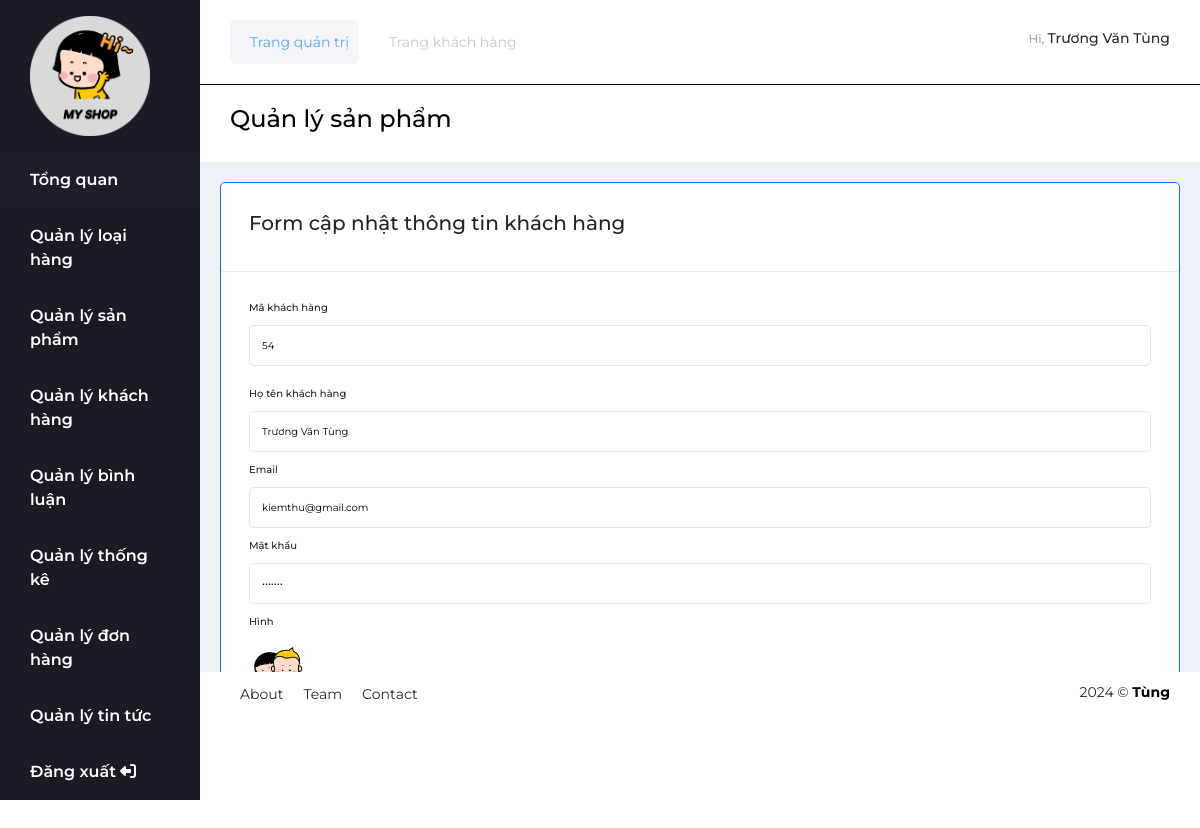
Screenshot of /view/admin/index.php?act=edit-khach-hang&ma_kh=54 (signed in) with the database file from the repository.
### tables this page shows
CREATE TABLE `khachhang` (
  `ma_kh` int(11) NOT NULL COMMENT 'Mã khách hàng',
  `ho_ten` varchar(50) NOT NULL COMMENT 'Họ và tên',
  `email` varchar(50) NOT NULL COMMENT 'Địa chỉ email ',
  `mat_khau` varchar(50) NOT NULL COMMENT 'Mật khẩu',
  `hinh` varchar(255) DEFAULT NULL COMMENT 'Hình ảnh',
  `dia_chi` varchar(255) DEFAULT NULL COMMENT 'Địa chỉ',
  `so_dt` varchar(13) DEFAULT NULL COMMENT 'Số điện thoại',
  `vai_tro` tinyint(1) NOT NULL DEFAULT 1 COMMENT 'Vai trò ( nếu là 2 thì là quản trị viên )',
  `kich_hoat` tinyint(1) NOT NULL DEFAULT 1 COMMENT 'Kích hoạt ( nếu là 2 thì trạng thái là đã kích hoạt ) '
);

### model/pdo.php (called while the page is built, shortened)
<?php
function pdo_get_connection()
{
    $servername = "localhost";
    $username = "root";
    $password = "";
    try {
        $conn = new PDO("mysql:host=$servername;dbname=du_an_mau", $username, $password);
        $conn->setAttribute(PDO::ATTR_ERRMODE, PDO::ERRMODE_EXCEPTION);
        return $conn;
    } catch (PDOException $e) {
        echo "Connection failed: " . $e->getMessage();
    }
}
function pdo_query_one($sql)
{
    $sql_args = array_slice(func_get_args(), 1);
    try {
        $conn = pdo_get_connection();
        $stmt = $conn->prepare($sql);
        $stmt->execute($sql_args);
        $row = $stmt->fetch(PDO::FETCH_ASSOC);
        return $row;
    } catch (PDOException $e) {
        throw $e;
    } finally {
        unset($conn);
    }
}

### model/KhachHang.php (called while the page is built, shortened)
<?php
function editKhachHang($maKH)
{
    $sql = "SELECT * FROM khachhang WHERE ma_kh = '$maKH'";
    return pdo_query_one($sql);
}

### view/admin/KhachHang/EditKH.php (the view, shortened to what this page needs)
<div class="col-10 box-right">
    <div class="head-top">
        <div class="menu-content d-flex justify-content-between">
            <ul class="head-menu d-flex ">
                <li class="menu-item active">
                    <a href="#" class="menu-link">Trang quản trị</a>
                </li>
                <li class="menu-item">
                    <a href="../indexHome.php" class="menu-link">Trang khách hàng</a>
                </li>
            </ul>
            <div class="admin-profile">
                <div class="admin-view">
                    <?php
                    if (isset($_SESSION['user'])) {
                        extract($_SESSION['user']);
                    }
                    ?>
                    <h4 class="hi">Hi, <span class="name"><?= $ho_ten ?></span></h4>
                </div>
            </div>
        </div>
        <h3 class="menu-title">Quản lý sản phẩm</h3>
    </div>
    <div class="head-between">
        <div class="between-container border border-primary">
            <div class="card-header">
                <div class="card-content">
                    <h5 class="card-tile">Form cập nhật thông tin khách hàng</h5>
                </div>
            </div>
            <div class="card-form">
                <form action="index.php?act=update-khach-hang" method="post" enctype="multipart/form-data">
                    <div class="card-body">
                        <div class="form-group">
                            <label for="">Mã khách hàng</label>
                            <input type="text" name="ma_kh" id="" placeholder="AUTO" readonly value="<?= $editKH['ma_kh'] ?>">
                        </div>
                        <div class="form-group">
                            <label for="">Họ tên khách hàng</label>
                            <input type="text" name="ho_ten" id="" placeholder="Nhập họ tên khách hàng" value="<?= $editKH['ho_ten'] ?>">
                        </div>
                        <div class="form-group">
                            <label for="">Email</label>
                            <input type="email" name="email" id="" placeholder="Nhập email" value="<?= $editKH['email'] ?>">
                        </div>
                        <div class="form-group">
                            <label for="">Mật khẩu</label>
                            <input type="password" name="mat_khau" id="" placeholder="Nhập mật khẩu" value="<?= $editKH['mat_khau'] ?>">
                        </div>
                        <div class="form-group">
                            <label for="">Hình</label>
                            <img style="width: 70px;" src="../../upload/<?= $editKH['hinh'] ?>" alt="">
                        </div>
                    </div>
                </form>
            </div>
        </div>
    </div>
    <div class="head-footer">
        <ul class="head-contact">
            <li class="contact-item">
                <a href="#" class="contect-link">About</a>
            </li>
            <li class="contact-item">
                <a href="#" class="contect-link">Team</a>
            </li>
            <li class="contact-item">
                <a href="#" class="contect-link">Contact</a>
            </li>
        </ul>
        <div class="copy-right">
            <span class="year">2024 &copy;</span>
            <span class="copy">Tùng</span>
        </div>
    </div>
</div>

### public/assets/css/style.css (style rules this page uses)
* { margin: 0; padding: 0; box-sizing: border-box; font-family: Montserrat; }
img { max-width: 100%; }
ul { padding: 0; margin: 0; list-style: none; }
a { text-decoration: none; }
.box-right .head-top .menu-content .head-menu .menu-item { margin-right: 10px; padding: 10px; }
.menu-content { border-bottom: 1px solid black; }
.active { background-color: #f5f5f9; border-radius: 5px; }
.head-menu .menu-item:first-child .menu-link { color: #56a8fe; }
.menu-link { color: rgb(202, 202, 202); font-weight: bold; font-size: 14px; text-decoration: none; }
.admin-profile { display: flex; align-items: center; padding: 0 30px; cursor: pointer; }
.hi { color: #a7a5a5; font-size: 12px; }
.name { color: #2a2829; font-size: 14px; }
.menu-link { color: rgb(202, 202, 202); font-weight: 400; font-size: 14px; padding-left: 10px; }
.menu-title { color: black; padding: 20px 30px; font-size: 24px; }
.head-menu { display: flex; padding: 20px 30px; }
.head-between { height: 510px; background-color: #eef0f8; padding: 20px 20px; overflow: auto; }
.between-container { background-color: white; border-radius: 5px; }
.card-header { display: flex; justify-content: space-between; padding: 28px; }
.card-content { line-height: 20px; font-size: 20px; }
.card-body { padding: 28px; font-size: 10px; }
.card-form { border-top: 1px solid #ebedf3; }
.form-group { display: flex; flex-direction: column; }
.card-body .form-group:nth-child(2) { margin-top: 10px; }
.form-group label { font-weight: 500; margin-bottom: 10px; }
.form-group select, .form-group input, .form-group textarea { border: 1px solid #e4e6ef; border-radius: 5px; resize: none; padding: 12px; font-family: Montserrat; }
.form-group select, .form-group select option, .form-group input { padding: 12px; margin-bottom: 10px; }
.form-group input::placeholder { font-family: Montserrat; }
.head-footer { display: flex; justify-content: space-between; }
.head-contact { display: flex; padding: 10px 30px; }
.contact-item { padding: 0 10px; }
.contect-link, .copy-right { color: #2a2829; font-size: 14px; }
.copy-right { padding: 10px 30px; }
.copy { color: black; font-weight: bold; }

### rows the page displays
khachhang: ho_ten "Trương Văn Tùng", ma_kh "54", email "kiemthu@gmail.com", hinh (picture)
